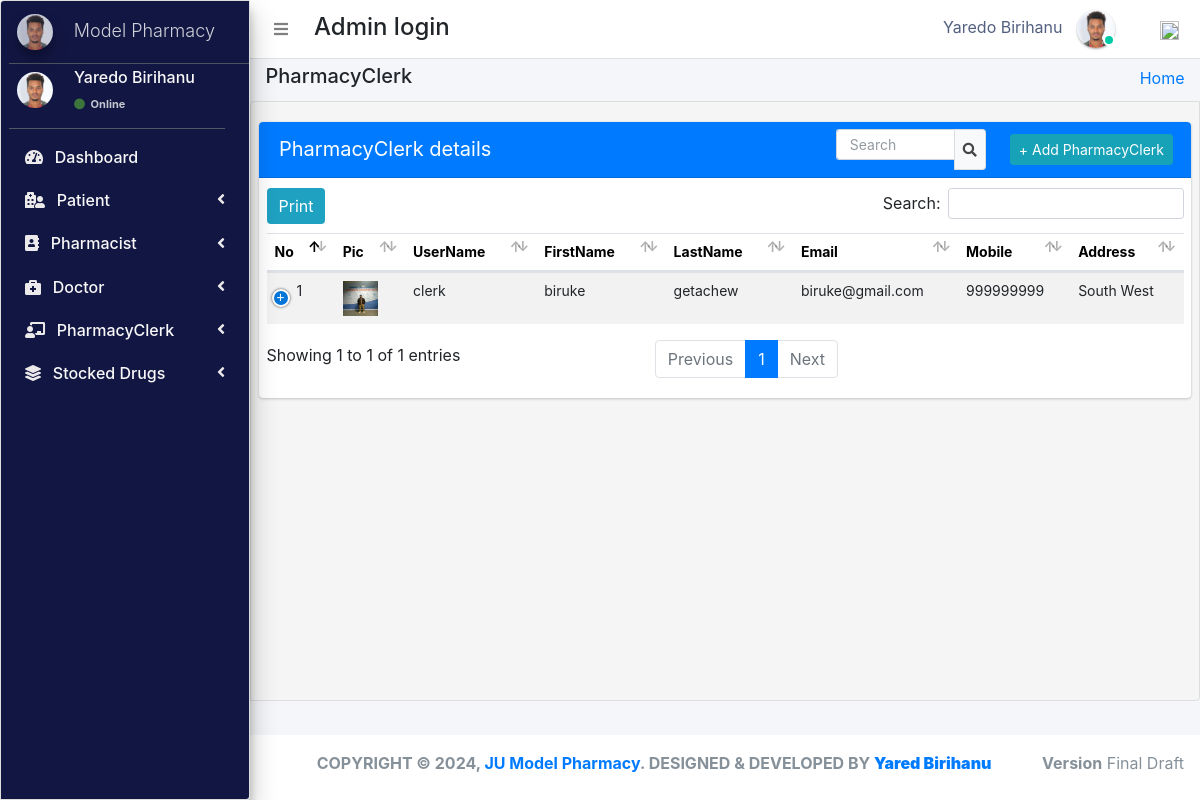
Screenshot of /admin_user/admin_user/manage_pharmacyClerk/ (signed in) with the database file from the repository.
### pharmacy/models.py (models this page shows, shortened)
class CustomUser(AbstractUser):
    user_type_data = ((1, "AdminHOD"), (2, "Pharmacist"), (3, "Doctor"), (4, "PharmacyClerk"),(5, "Patients"))
    user_type = models.CharField(default=1, choices=user_type_data, max_length=10)

class AdminHOD(models.Model):
    gender_category=(
        ('Male','Male'),
        ('Female','Female'),
    )
    admin = models.OneToOneField(CustomUser,null=True, on_delete = models.CASCADE)
    emp_no= models.CharField(max_length=100,null=True,blank=True)
    gender=models.CharField(max_length=100,null=True,choices=gender_category)
    mobile=models.CharField(max_length=10,null=True,blank=True)
    address=models.CharField(max_length=300,null=True,blank=True)
    profile_pic=models.ImageField(default="admin.png",null=True,blank=True)
    created_at = models.DateTimeField(auto_now_add=True)
    updated_at = models.DateTimeField(auto_now=True)
    date_employed=models.DateTimeField(auto_now_add=True, auto_now=False)
    objects = models.Manager()

class PharmacyClerk(models.Model):
    gender_category=(
        ('Male','Male'),
        ('Female','Female'),
    )
    admin = models.OneToOneField(CustomUser,null=True, on_delete = models.CASCADE)
    emp_no=models.CharField(max_length=100,null=True,blank=True)
    gender=models.CharField(max_length=100,null=True,choices=gender_category)
    mobile=models.CharField(max_length=10,null=True,blank=True)
    address=models.CharField(max_length=300,null=True,blank=True)
    profile_pic=models.ImageField(default="images2.png",null=True,blank=True)
    age = models.IntegerField(default=0, blank=True, null=True)
    created_at = models.DateTimeField(auto_now_add=True)
    updated_at = models.DateTimeField(auto_now=True)
    objects = models.Manager()

### pharmacy/HODViews.py (the view)
# urls.py: path('admin_user/admin_user/manage_pharmacyClerk/',HODViews.managePharmacyClerk,name='manage_pharmacyClerk'),
def managePharmacyClerk(request):
    staffs = PharmacyClerk.objects.all()
    context = {
        "staffs": staffs,
         "title":"Manage PharmacyClerk"
    }
    return render(request,'hod_templates/manage_pharmacyClerk.html',context)

### pharmacy/templates/hod_templates/manage_pharmacyClerk.html (shortened to what this page needs)
{% extends 'hod_templates/base_template.html' %}
{% block page_title %}
<h5>PharmacyClerk</h5>
{% endblock page_title %}
{% block main_content %}
<section class="content">
    <div class="row">
        <div class="col-md-12">
            <div class="card card-primary sc">
                <div class="card-header">
                    <span>PharmacyClerk details</span>
                    <div class="card-tools d-flex">
                        <div class="input-group input-group-sm mr-4" style="width: 150px;">
                            <input type="text" name="search" class="form-control float-right" placeholder="Search" id="pple">
                            <div class="input-group-append">
                                <button type="submit" class="btn btn-default"><i class="fas fa-search"></i></button>
                            </div>
                        </div>
                        <a class="btn btn-sm btn-info mr-2" href="{% url 'add_pharmacyClerk' %}" role="button">+ Add PharmacyClerk</a>
                    </div>
                </div>
                <table class="table" id="plist">
                    <thead>
                        <tr>
                            <th>No</th>
                            <th>Pic</th>
                            <th>UserName</th>
                            <th>FirstName</th>
                            <th>LastName</th>
                            <th>Email</th>
                            <th>Mobile</th>
                            <th>Address</th>
                        </tr>
                    </thead>
                    <tbody>
                        {% for staff in staffs %}
                        <tr class="hov">
                            <td>{{ staff.id }}</td>
                            <td><img src="{{ staff.profile_pic.url }}" width="35" height="35" alt=""></td>
                            <td>{{ staff.admin.username }}</td>
                            <td>{{ staff.admin.first_name }}</td>
                            <td>{{ staff.admin.last_name }}</td>
                            <td>{{ staff.admin.email }}</td>
                            <td>{{ staff.mobile }}</td>
                            <td>{{ staff.address }}</td>
                        </tr>
                        {% endfor %}
                    </tbody>
                </table>
            </div>
        </div>
    </div>
</section>
{% endblock %}

### pharmacy/templates/hod_templates/base_template.html (shortened to what this page needs)
{% extends 'base_file.html' %} {% block htm %}
<body class="hold-transition sidebar-mini layout-fixed">
    <div class="wrapper">
        <nav class="main-header navbar navbar-expand navbar-white navbar-light">
            <ul class="navbar-nav">
                <li class="nav-item">
                    <a class="nav-link" data-widget="pushmenu" href="#" role="button"><i class="fas fa-bars"></i></a>
                </li>
            </ul>
            <h4 style="margin-left: 10px; margin-top: 5px;">Admin login </h4>
            <ul class="navbar-nav ml-auto">
                <li class="mx-3">
                    <a href="#" class="sm-submenu-with-image a">
                        <span>{{user.first_name}}  {{user.last_name}}</span>
                        <img src="{{request.user.adminhod.profile_pic.url}}" class="img-circle elevation-1" width="38" height="38" alt="">
                        <span class="avatar-status avatar-sm-status avatar-status-success"></span>
                    </a>
                </li>
                <li class="nav-item dropdown ml-3 low">
                    <a href="#" class="btn btn-outlined btn-black text-muted bg-transparent " data-toggle="dropdown" aria-expanded="false" data-wow-delay="0.7s"><img src="https://img.icons8.com/ios/50/000000/settings.png" width="19" height="19">
                    </a>
                </li>
            </ul>
        </nav>
        {% include 'hod_templates/sidebar.html'%}
        <div class="content-wrapper">
            <div class="content-header">
                <div class="container-fluid">
                    <div class="row ">
                        <div class="col-sm-6">
                            <h1 class="m-0 text-dark">
                                {% block page_title %} {% endblock page_title %}
                            </h1>
                        </div>
                        <div class="col-sm-6 ">
                            <ol class="breadcrumb float-sm-right">
                                <li class="breadcrumb-item"><a href="">Home</a></li>
                            </ol>
                        </div>
                    </div>
                </div>
            </div>
            {% block main_content %} {% endblock main_content %}
        </div>
        {% include 'hod_templates/footer.html'%}
    </div>
    {% endblock htm %}

### pharmacy/templates/hod_templates/sidebar.html (shortened to what this page needs)
<aside class="main-sidebar sidebar-dark-primary elevation-4">
    <a href="" class="brand-link ml-2">
        <img src="{{request.user.adminhod.profile_pic.url}}" alt="" width="36" height="36" class=" img-circle elevation-3" style="opacity: .8">
        <span class="brand-text font-weight-light mt-1 ml-3 mmust">Model Pharmacy</span>
    </a>
    <div class="sidebar">
        <div class="user-panel mr-3">
            <div class="pull-left image sm-submenu-with-image a ml-2 ">
                <img src="{{request.user.adminhod.profile_pic.url}}" class="img-circle mt-2" width="36" height="36" alt="User Image">
            </div>
            <div class="pull-left info">
                <p>{{user.first_name}} {{user.last_name}}</p>
                <a href="#"><i class="fa fa-circle text-success "></i> Online</a>
            </div>
        </div>
        <nav class="mt-2">
            <ul class="nav nav-pills nav-sidebar flex-column" data-widget="treeview" role="menu" data-accordion="false">
                <li class="nav-item">
                    <a href="{% url  'admin_dashboard' %}" class="nav-link">
                        <i class="fas fa-tachometer-alt mr-2"></i>
                        <p>
                            Dashboard
                        </p>
                    </a>
                </li>
                <li class="nav-item">
                    <a href="#" class="nav-link">
                        <i class="fas fa-hospital-user mr-2"></i>
                        <p>
                            Patient
                            <i class="right fas fa-angle-left"></i>
                        </p>
                    </a>
                </li>
                <li class="nav-item">
                    <a href="#" class="nav-link">
                        <i class="fas fa-address-book mr-2"></i>
                        <p>
                            Pharmacist
                            <i class="right fas fa-angle-left"></i>
                        </p>
                    </a>
                </li>
                <li class="nav-item">
                    <a href="#" class="nav-link">
                        <i class="fas fa-briefcase-medical mr-2"></i>
                        <p>
                            Doctor
                            <i class="right fas fa-angle-left"></i>
                        </p>
                    </a>
                </li>
                <li class="nav-item">
                    <a href="#" class="nav-link">
                        <i class="fas fa-chalkboard-teacher mr-2"></i>
                        <p>
                            PharmacyClerk
                            <i class="right fas fa-angle-left"></i>
                        </p>
                    </a>
                </li>
                <li class="nav-item">
                    <a href="#" class="nav-link">
                        <i class="fas fa-layer-group mr-2"></i>
                        <p>
                            Stocked Drugs
                            <i class="right fas fa-angle-left"></i>
                        </p>
                    </a>
                </li>
            </ul>
        </nav>
    </div>
</aside>

### static/css/main.css (style rules this page uses)
html { font-family: sans-serif; line-height: 1.15; -webkit-text-size-adjust: 100%; -webkit-tap-highlight-color: transparent; }
body { overflow-y: hidden; overflow-x: hidden; font-family: -apple-system, BlinkMacSystemFont, "Segoe UI", Roboto, "Helvetica Neue", Arial, "Noto Sans", sans-serif, "Apple Color Emoji", "Segoe UI Emoji", "Segoe UI Symbol", "Noto Color Emoji" !important; }
th { color: rgb(0, 0, 0); font-size: 14px !important; }
.content { background-color: #f5f5f5; border: 1px solid #dddddd; border-radius: 4px 0px 4px 0px; left: -1px; padding: 10px 7px 5px; }
.main-sidebar { background: #ffffff; border: 1px solid #dddddd; border-radius: 4px 0px 4px 0px; font-weight: bold; }
.content { height: 75vh; overflow-y: scroll; overflow-x: hidden; }
.sc { white-space: nowrap; display: block; overflow-x: hidden !important; }
.content .row { margin-top: 20px !important; }
.main-sidebar { background-color: #121642 !important; color: white !important; }
.main-sidebar p { color: #f8f8f8 !important; font-weight: 500 !important }
.main-sidebar i { color: rgb(235, 233, 233) !important; }
td { font-size: 14px !important; }
.hov { transition: transform .5s; }
.avatar-status { position: absolute; bottom: 12px; right: 75.4px; display: -ms-inline-flexbox; display: inline-flex; -ms-flex-negative: 0; flex-shrink: 0; -ms-flex-pack: center; justify-content: center; -ms-flex-align: center; align-items: center; white-space: nowrap; text-align: center; vertical-align: baseline; font-weight: 600; border: .125rem solid #fff; width: 12px; height: 12px; line-height: 1; font-size: .71094rem; border-radius: 50%; }
.avatar-status-success { color: #fff; background-color: #00c9a7; }
.card-header span { font-size: 20px !important; }
.table>tbody>tr>td, .table>tbody>tr>th, .table>tfoot>tr>td, .table>tfoot>tr>th, .table>thead>tr>td, .table>thead>tr>th { padding: 8px; line-height: 1.42857143; vertical-align: top; }
.pull-left { float: left; }
.pull-left { float: left!important; }
.user-panel>.info { padding: 5px 5px 5px 15px; line-height: 1; position: absolute; left: 55px; }
.user-panel>.info>p { font-weight: 600; margin-bottom: 9px; }
p { margin: 0 0 10px; }
.user-panel { padding-bottom: 20px; }
.user-panel:after { clear: both; }
.user-panel:before, .user-panel:after { content: " "; display: table; }
.user-panel>.info>a>.fa, .user-panel>.info>a>.ion, .user-panel>.info>a>.glyphicon { margin-right: 3px; }
.fa-circle { color: #3c763d !important; }
.user-panel i { color: #3c763d !important; }
.user-panel>.info>a { text-decoration: none; padding-right: 5px; margin-top: 3px; font-size: 11px; overflow: hidden; white-space: nowrap; }
.mmust { overflow: hidden; white-space: nowrap; font-size: 18px; }
.table { background: white !important; }
.container-fluid { width: 100%; padding-right: 15px; padding-left: 15px; margin-right: auto; margin-left: auto; }
.row { display: flex; flex-wrap: wrap; margin-right: -15px; margin-left: -15px; }
.d-flex { display: flex !important; z-index: 44; }
.d-flex { display: flex !important; }
input { text-indent: 5px !important; }
input::placeholder { text-indent: 5px !important; }
.table tbody tr:nth-of-type(odd) { background-color: rgba(0, 0, 0, .05) !important; }
.table tbody tr:nth-of-type(odd) { background-color: rgba(197, 197, 197, 0.05) !important; }
.img-circle { border-radius: 50%; }
.content-wrapper .content-header { padding: 5px 0.5rem !important; }

### static/css/profile.css (style rules this page uses)
li { list-style-type: none ! }
.form-control { font-size: .875rem; }
.input-group { transition: all .15s ease; border-radius: .375rem; box-shadow: none; }
.input-group .form-control { box-shadow: none; }
.input-group .form-control:not(:last-child) { padding-right: 0; border-right: 0; }
.navbar-nav span { color: #525f7f !important; margin-right: 10px !important; }
body { font-family: 'Rubik', sans-serif; height: 100% !important; }
input { text-indent: 5px !important; }
input::placeholder { text-indent: 5px !important; }
.table tbody tr:nth-of-type(odd) { background-color: rgba(0, 0, 0, .05) !important; }

### rows the page displays
CustomUser: first_name "Yaredo", last_name "Birihanu", user.adminhod.profile_pic (picture)
PharmacyClerk: id "1", profile_pic (picture), admin.username "clerk", admin.first_name "biruke", admin.last_name "getachew", admin.email "biruke@gmail.com", mobile "999999999", address "South West"
